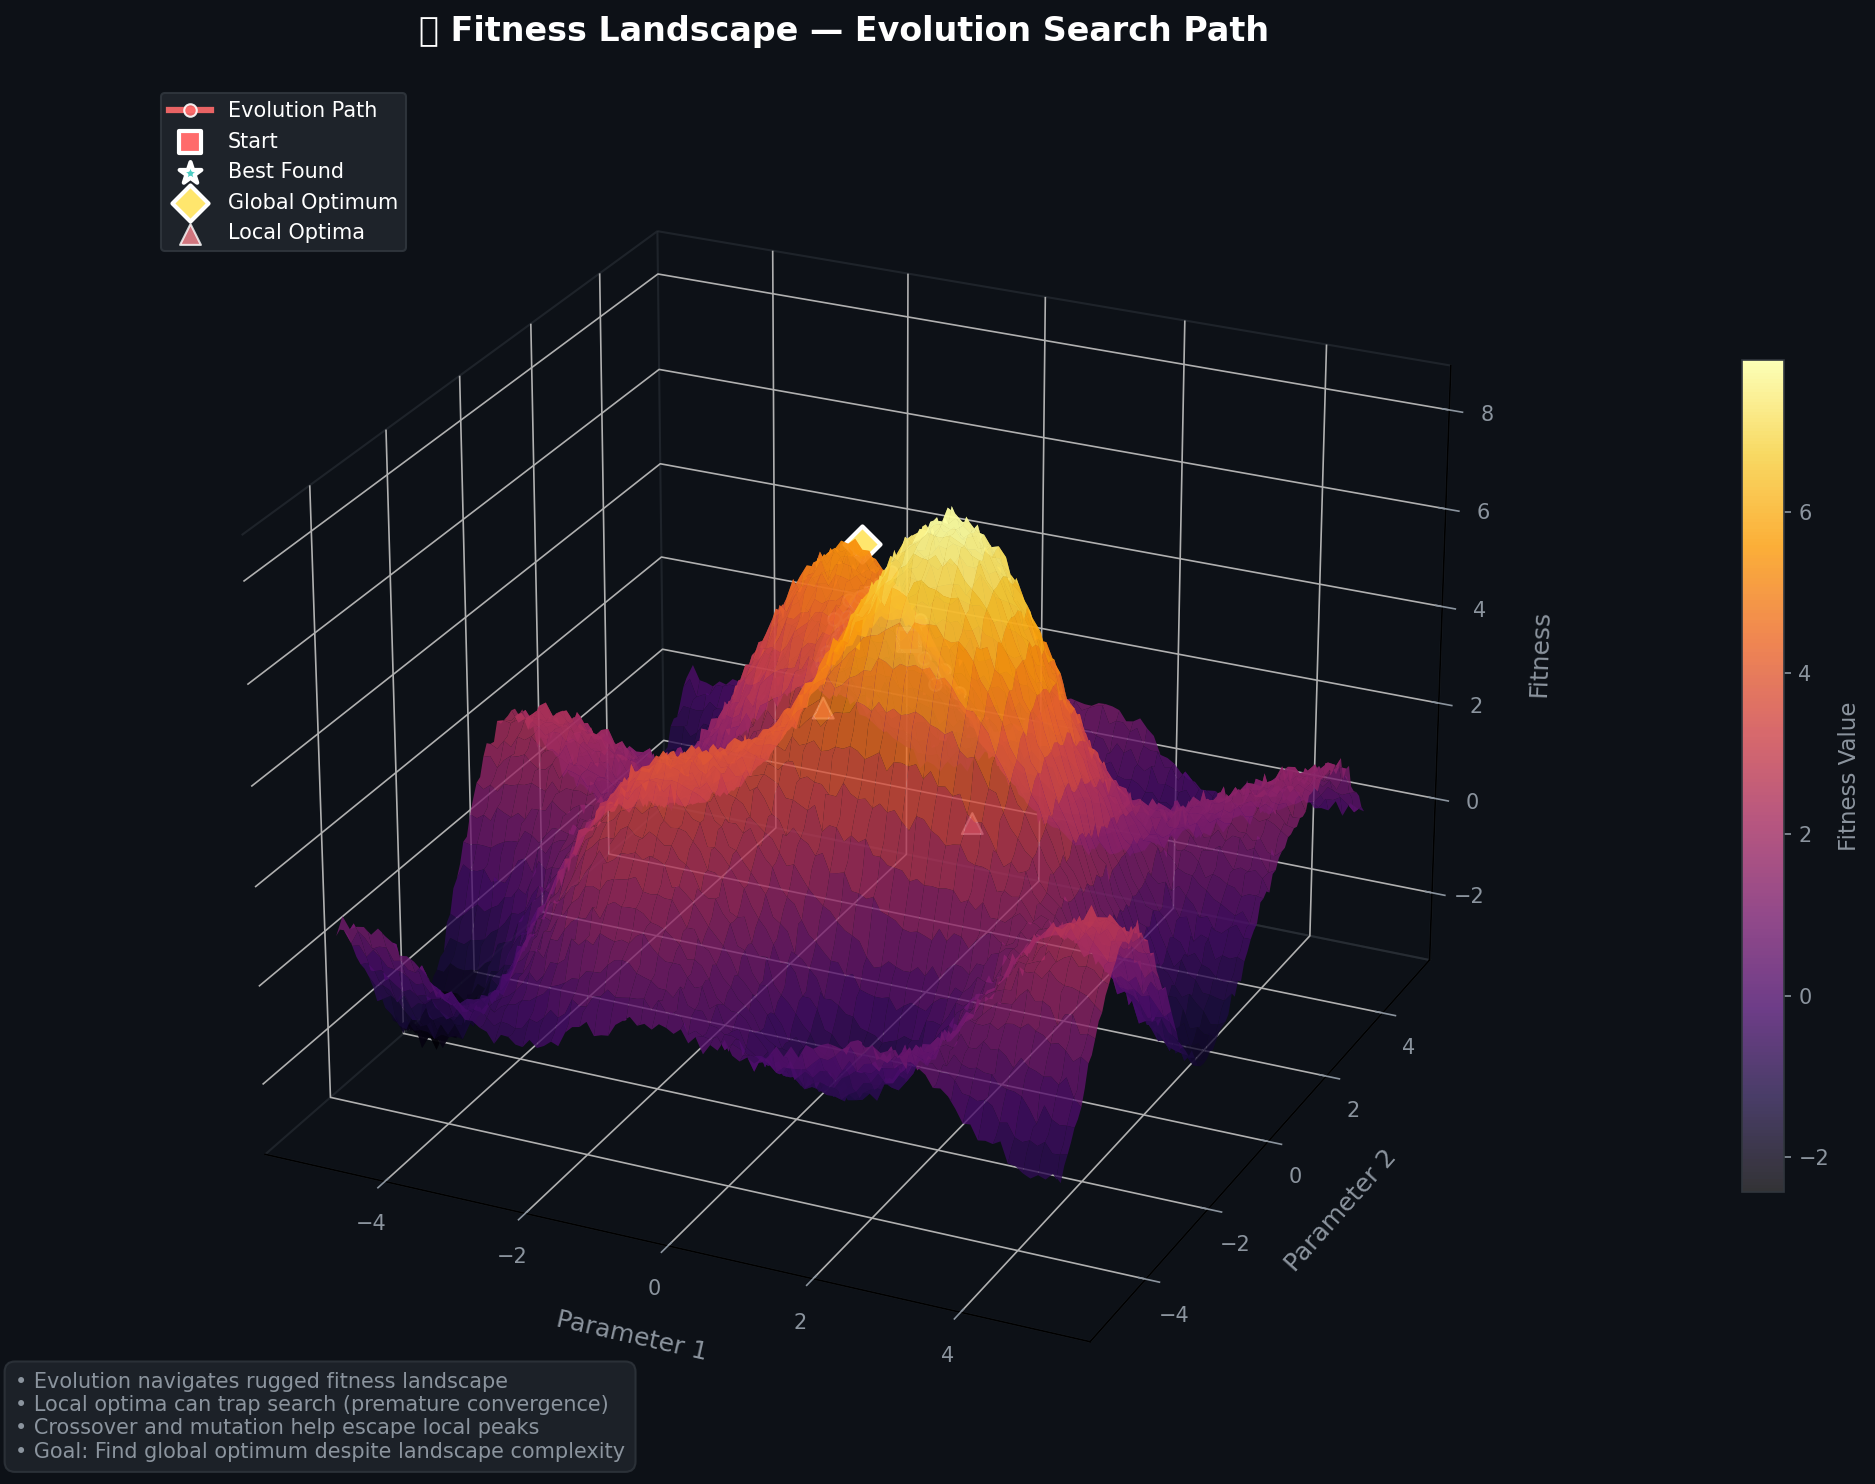

Reproduce this figure in Python.
#!/usr/bin/env python3
"""Visualize 3D fitness landscape for genetic programming."""

import numpy as np
import matplotlib.pyplot as plt
from mpl_toolkits.mplot3d import Axes3D
from matplotlib.colors import LinearSegmentedColormap
import os

def create_fitness_landscape():
    """Create a rugged 3D fitness landscape showing evolution path."""
    fig = plt.figure(figsize=(14, 10), facecolor='#0d1117')
    ax = fig.add_subplot(111, projection='3d')
    ax.set_facecolor('#0d1117')
    
    # Create a rugged fitness landscape
    x = np.linspace(-5, 5, 100)
    y = np.linspace(-5, 5, 100) 
    X, Y = np.meshgrid(x, y)
    
    # Complex fitness function with multiple peaks and valleys
    Z = (np.sin(X) * np.cos(Y) * 2 + 
         np.exp(-(X**2 + Y**2)/8) * 5 +  # Global optimum
         np.exp(-((X-2)**2 + (Y+1)**2)/3) * 3 +  # Local optimum 1
         np.exp(-((X+1.5)**2 + (Y-2)**2)/2) * 2.5 +  # Local optimum 2
         np.sin(X*Y/3) * 0.5 +
         np.random.normal(0, 0.1, X.shape))  # Add noise
    
    # Create custom colormap (inferno-like)
    colors = ['#000004', '#1b0c41', '#4a0c6b', '#781c6d', '#a52c60', 
              '#cf4446', '#ed6925', '#fb9b06', '#f7d03c', '#fcffa4']
    n_bins = 256
    cmap = LinearSegmentedColormap.from_list('inferno', colors, N=n_bins)
    
    # Plot the surface
    surf = ax.plot_surface(X, Y, Z, cmap=cmap, alpha=0.8, edgecolor='none',
                          linewidth=0, antialiased=True, shade=True)
    
    # Evolution path (simulated trajectory climbing to optimum)
    np.random.seed(42)
    n_points = 30
    path_x = np.zeros(n_points)
    path_y = np.zeros(n_points)
    path_z = np.zeros(n_points)
    
    # Start at random position
    path_x[0] = np.random.uniform(-4, 4)
    path_y[0] = np.random.uniform(-4, 4)
    
    # Simulate evolution climbing the landscape
    for i in range(1, n_points):
        # Move towards higher fitness with some randomness
        dx = np.random.normal(0, 0.3)
        dy = np.random.normal(0, 0.3)
        
        # Bias towards global optimum (0,0) as evolution progresses
        bias_factor = i / n_points * 0.8
        dx += -path_x[i-1] * bias_factor
        dy += -path_y[i-1] * bias_factor
        
        path_x[i] = np.clip(path_x[i-1] + dx, -5, 5)
        path_y[i] = np.clip(path_y[i-1] + dy, -5, 5)
    
    # Calculate Z values for path
    for i in range(n_points):
        xi, yi = path_x[i], path_y[i]
        path_z[i] = (np.sin(xi) * np.cos(yi) * 2 + 
                     np.exp(-(xi**2 + yi**2)/8) * 5 +
                     np.exp(-((xi-2)**2 + (yi+1)**2)/3) * 3 +
                     np.exp(-((xi+1.5)**2 + (yi-2)**2)/2) * 2.5 +
                     np.sin(xi*yi/3) * 0.5) + 0.2  # Slight offset above surface
    
    # Plot evolution path
    ax.plot(path_x, path_y, path_z, 'o-', color='#ff6b6b', linewidth=3, 
            markersize=6, alpha=0.9, markeredgecolor='white', markeredgewidth=1,
            label='Evolution Path')
    
    # Mark start and end points
    ax.scatter([path_x[0]], [path_y[0]], [path_z[0]], 
               c='#ff6b6b', s=120, alpha=1, edgecolors='white', linewidth=2,
               marker='s', label='Start')
    ax.scatter([path_x[-1]], [path_y[-1]], [path_z[-1]], 
               c='#4ecdc4', s=120, alpha=1, edgecolors='white', linewidth=2,
               marker='*', label='Best Found')
    
    # Mark global optimum
    global_opt_z = np.exp(-0/8) * 5 + 2  # At origin
    ax.scatter([0], [0], [global_opt_z], c='#ffe66d', s=150, alpha=1, 
               edgecolors='white', linewidth=2, marker='D', label='Global Optimum')
    
    # Mark local optima
    local1_z = np.exp(-((2)**2 + (-1)**2)/3) * 3 + 2
    local2_z = np.exp(-((-1.5)**2 + (2)**2)/2) * 2.5 + 2
    ax.scatter([2, -1.5], [-1, 2], [local1_z, local2_z], 
               c='#ff8b94', s=100, alpha=0.8, edgecolors='white', linewidth=1,
               marker='^', label='Local Optima')
    
    # Styling
    ax.set_xlabel('Parameter 1', fontsize=12, color='#8b949e', labelpad=10)
    ax.set_ylabel('Parameter 2', fontsize=12, color='#8b949e', labelpad=10)
    ax.set_zlabel('Fitness', fontsize=12, color='#8b949e', labelpad=10)
    ax.set_title('🗻 Fitness Landscape — Evolution Search Path', 
                 fontsize=16, fontweight='bold', color='white', pad=20)
    
    # Set dark background colors
    ax.xaxis.pane.fill = False
    ax.yaxis.pane.fill = False
    ax.zaxis.pane.fill = False
    ax.grid(True, alpha=0.3)
    ax.xaxis.pane.set_edgecolor('#30363d')
    ax.yaxis.pane.set_edgecolor('#30363d')  
    ax.zaxis.pane.set_edgecolor('#30363d')
    
    # Tick colors
    ax.tick_params(axis='x', colors='#8b949e')
    ax.tick_params(axis='y', colors='#8b949e')
    ax.tick_params(axis='z', colors='#8b949e')
    
    # Legend
    legend = ax.legend(loc='upper left', bbox_to_anchor=(0, 1), fontsize=10)
    legend.get_frame().set_facecolor('#21262d')
    legend.get_frame().set_edgecolor('#30363d')
    legend.get_frame().set_alpha(0.9)
    for text in legend.get_texts():
        text.set_color('white')
    
    # View angle
    ax.view_init(elev=25, azim=-65)
    
    # Add colorbar
    cb = plt.colorbar(surf, ax=ax, shrink=0.6, aspect=20, pad=0.1)
    cb.set_label('Fitness Value', color='#8b949e', fontsize=11)
    cb.ax.tick_params(colors='#8b949e')
    cb.outline.set_edgecolor('#30363d')
    
    # Add text annotation
    fig.text(0.02, 0.02, 
             '• Evolution navigates rugged fitness landscape\n'
             '• Local optima can trap search (premature convergence)\n'
             '• Crossover and mutation help escape local peaks\n'
             '• Goal: Find global optimum despite landscape complexity',
             fontsize=10, color='#8b949e', va='bottom',
             bbox=dict(boxstyle='round,pad=0.5', facecolor='#21262d', 
                      edgecolor='#30363d', alpha=0.8))
    
    plt.tight_layout()
    
    out = os.path.expanduser('~/.openclaw/workspace/genlang/examples/fitness_landscape.png')
    plt.savefig(out, dpi=150, facecolor='#0d1117', bbox_inches='tight', 
                edgecolor='none')
    plt.close()
    print(f"Saved: {out}")
    return out

if __name__ == '__main__':
    create_fitness_landscape()